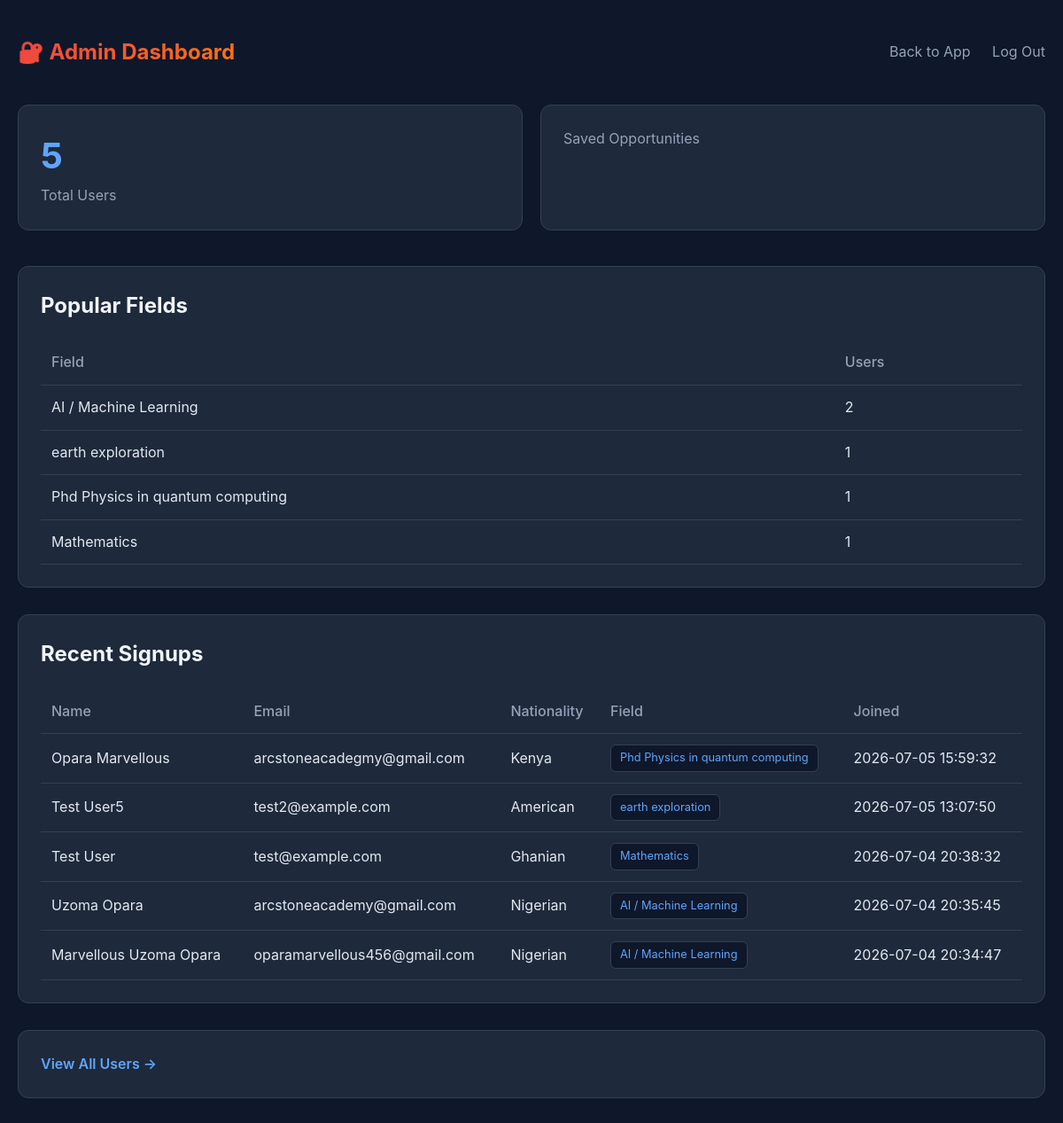
The app's page /admin (signed in), older data.
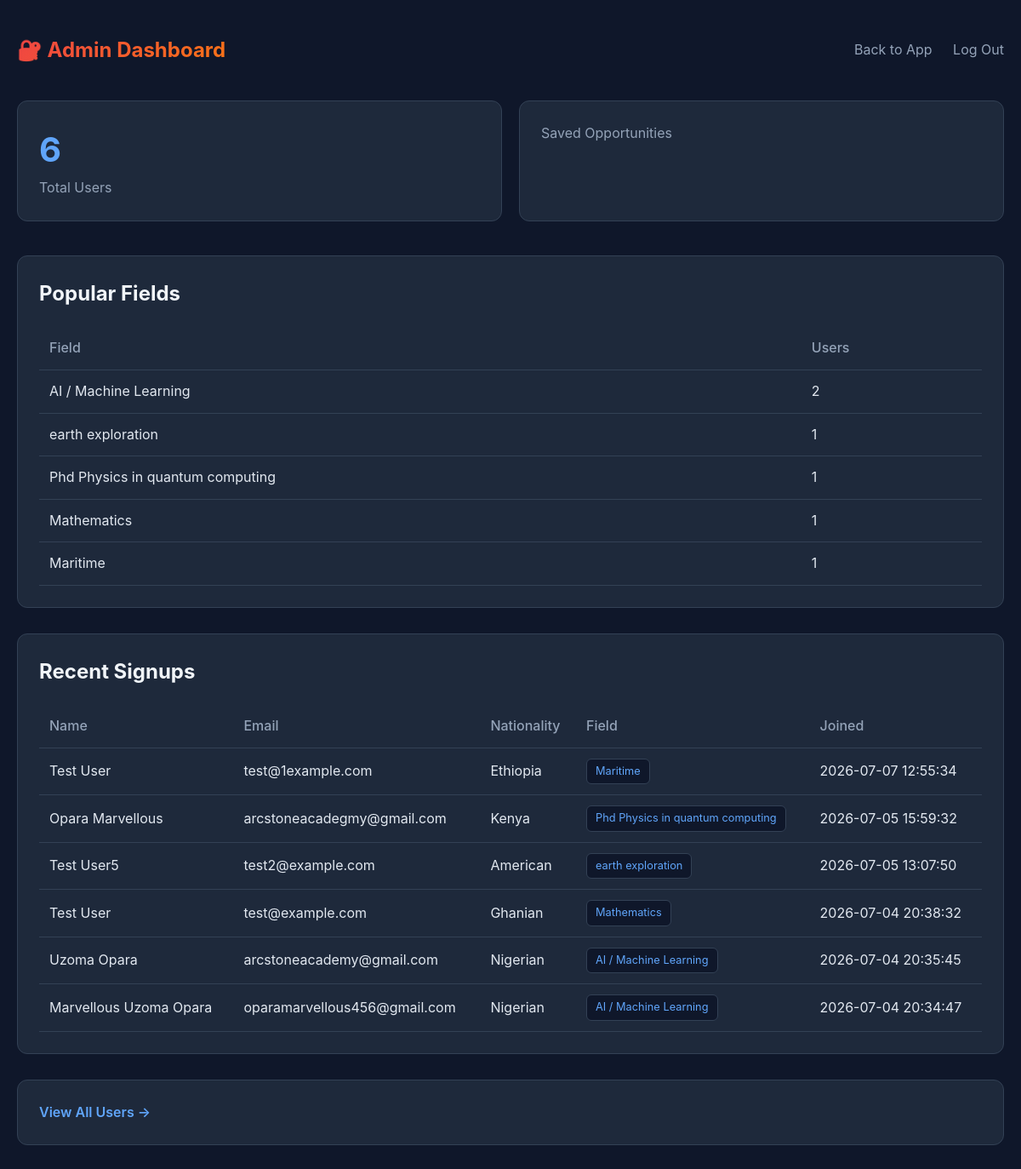
The same page, newer data.
### tables this page shows
CREATE TABLE users (
            id INTEGER PRIMARY KEY AUTOINCREMENT,
            email TEXT UNIQUE NOT NULL,
            password_hash TEXT NOT NULL,
            name TEXT NOT NULL,
            nationality TEXT DEFAULT 'Nigerian',
            education TEXT DEFAULT 'BSc Physics',
            field TEXT DEFAULT 'AI / Machine Learning',
            status TEXT DEFAULT 'NYSC',
            created_at TIMESTAMP DEFAULT CURRENT_TIMESTAMP
        );

### web_app.py (the view)
@app.get("/admin", response_class=HTMLResponse)
def admin_dashboard(request: Request, admin: dict = Depends(get_admin_user)):
    if not admin:
        return RedirectResponse(url="/", status_code=302)
    conn = get_db()
    total_users = conn.execute("SELECT COUNT(*) as count FROM users").fetchone()["count"]
    total_saved = conn.execute("SELECT COUNT(*) as count FROM saved_opportunities").fetchone()["count"]
    recent_signups = conn.execute("SELECT * FROM users ORDER BY created_at DESC LIMIT 10").fetchall()
    popular_fields = conn.execute("SELECT field, COUNT(*) as count FROM users GROUP BY field ORDER BY count DESC LIMIT 5").fetchall()
    conn.close()
    return templates.TemplateResponse(
        request=request,
        name="admin.html",
        context={
            "admin": admin,
            "total_users": total_users,
            "total_saved": total_saved,
            "recent_signups": [dict(r) for r in recent_signups],
            "popular_fields": [dict(r) for r in popular_fields],
        }
    )

### templates/admin.html (shortened to what this page needs)
<!DOCTYPE html>
<html lang="en">
<head>
</head>
<body>
    <div class="container">
        <div class="nav">
            <h1>🔐 Admin Dashboard</h1>
            <div class="nav-links">
                <a href="/">Back to App</a>
                <a href="/logout">Log Out</a>
            </div>
        </div>
        <div class="stats-grid">
            <div class="stat-card">
                <div class="number">{{ total_users }}</div>
                <div class="label">Total Users</div>
            </div>
            <div class="stat-card">
                <div class="label">Saved Opportunities</div>
            </div>
        </div>
        <div class="section">
            <h2>Popular Fields</h2>
            <table>
                <thead>
                    <tr>
                        <th>Field</th>
                        <th>Users</th>
                    </tr>
                </thead>
                <tbody>
                    {% for field in popular_fields %}
                    <tr>
                        <td>{{ field.field }}</td>
                        <td>{{ field.count }}</td>
                    </tr>
                    {% endfor %}
                </tbody>
            </table>
        </div>
        <div class="section">
            <h2>Recent Signups</h2>
            <table>
                <thead>
                    <tr>
                        <th>Name</th>
                        <th>Email</th>
                        <th>Nationality</th>
                        <th>Field</th>
                        <th>Joined</th>
                    </tr>
                </thead>
                <tbody>
                    {% for user in recent_signups %}
                    <tr>
                        <td>{{ user.name }}</td>
                        <td>{{ user.email }}</td>
                        <td>{{ user.nationality }}</td>
                        <td><span class="badge badge-blue">{{ user.field }}</span></td>
                        <td>{{ user.created_at }}</td>
                    </tr>
                    {% endfor %}
                </tbody>
            </table>
        </div>
        <div class="section">
            <a href="/admin/users" style="color: #60a5fa; text-decoration: none; font-weight: 600;">
                View All Users →
            </a>
        </div>
    </div>
</body>
</html>

Row changes from the older to the newer data that the page shows:
added users: name "Test User", email "test@1example.com", nationality "Ethiopia", field "Maritime", created_at "2026-07-07 12:55:34"
Text that changed along with them:
{{ total_users }}: "5" → "6"
new list line: "Maritime 1"
